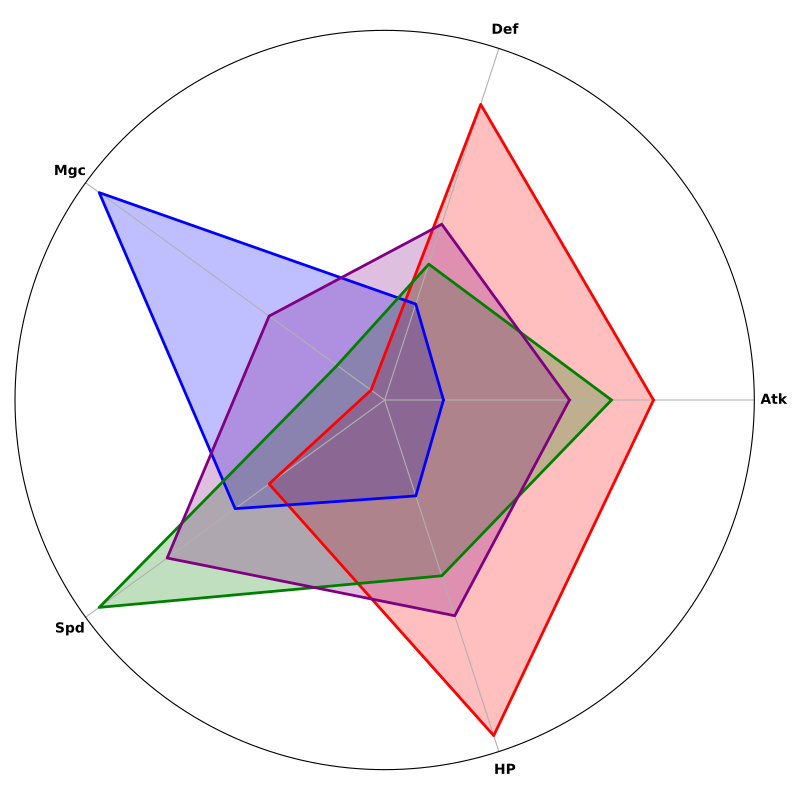

Python code for this plot:
import numpy as np
import matplotlib.pyplot as plt
from math import pi

categories = ['Atk', 'Def', 'Mgc', 'Spd', 'HP']
num_vars = len(categories)

warrior = [8, 9, 2, 5, 10]
mage = [3, 4, 10, 6, 4]
rogue = [7, 5, 3, 10, 6]
ranger = [6, 6, 5, 8, 7]

data = [warrior, mage, rogue, ranger]
colors = ['red', 'blue', 'green', 'purple']

angles = np.linspace(0, 2 * pi, num_vars, endpoint=False).tolist()
angles += angles[:1]

def plot_radar_chart(ax, data, color):
    data += data[:1]  # Completes the loop on the radar chart
    ax.plot(angles, data, color=color, linewidth=2)
    ax.fill(angles, data, color=color, alpha=0.25)  # Fills the area inside the radar chart

fig, ax = plt.subplots(figsize=(8, 8), subplot_kw=dict(polar=True))

# Plot each class in the radar chart
for idx, class_data in enumerate(data):
    plot_radar_chart(ax, class_data, colors[idx])

# Remove inner y-ticks
ax.set_yticks([])

# Set category labels on the radar chart
ax.set_xticks(angles[:-1])
ax.set_xticklabels(categories, fontsize=10, color='black', weight='bold')

plt.tight_layout()
plt.show()
